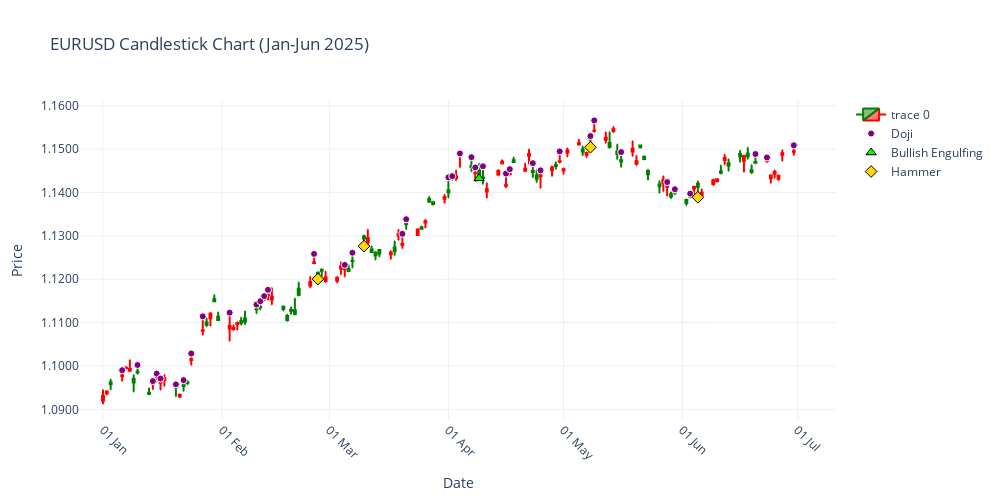

Here is the notebook cell this chart was saved with:
### Code cell
df.index = pd.to_datetime(df.index)



fig.update_xaxes(
    title_text="Date",
    type="date",                   # Force datetime handling
    tickformat="%d %b",            # e.g., 01 Jan
    dtick="M1",                    # Tick every month
    tickangle=45
)

### Figure 1 — Plotly figure (JSON) as saved in the notebook; plotly's stock layout.template omitted (floating-point values rounded to 4 significant figures; data arrays with more than 128 entries replaced by an {"elided": "..."} marker saying what was removed)
{"data": [{"close": {"elided": "129 float values"}, "decreasing": {"line": {"color": "red"}}, "high": {"elided": "129 float values"}, "increasing": {"line": {"color": "green"}}, "low": {"elided": "129 float values"}, "open": {"elided": "129 float values"}, "type": "candlestick", "whiskerwidth": 0.3, "x": {"elided": "129 str values"}}, {"marker": {"color": "purple", "line": {"color": "white", "width": 1}, "size": 7, "symbol": "circle"}, "mode": "markers", "name": "Doji", "type": "scatter", "x": ["2025-01-06T00:00:00", "2025-01-10T00:00:00", "2025-01-14T00:00:00", "2025-01-15T00:00:00", "2025-01-16T00:00:00", "2025-01-20T00:00:00", "2025-01-22T00:00:00", "2025-01-24T00:00:00", "2025-01-27T00:00:00", "2025-02-03T00:00:00", "2025-02-10T00:00:00", "2025-02-11T00:00:00", "2025-02-12T00:00:00", "2025-02-13T00:00:00", "2025-02-25T00:00:00", "2025-03-05T00:00:00", "2025-03-07T00:00:00", "2025-03-20T00:00:00", "2025-03-21T00:00:00", "2025-04-01T00:00:00", "2025-04-02T00:00:00", "2025-04-04T00:00:00", "2025-04-07T00:00:00", "2025-04-08T00:00:00", "2025-04-10T00:00:00", "2025-04-16T00:00:00", "2025-04-17T00:00:00", "2025-04-23T00:00:00", "2025-04-25T00:00:00", "2025-04-30T00:00:00", "2025-05-08T00:00:00", "2025-05-09T00:00:00", "2025-05-16T00:00:00", "2025-05-28T00:00:00", "2025-05-30T00:00:00", "2025-06-03T00:00:00", "2025-06-20T00:00:00", "2025-06-23T00:00:00", "2025-06-30T00:00:00"], "y": [1.099, 1.1, 1.097, 1.098, 1.097, 1.096, 1.097, 1.103, 1.111, 1.112, 1.114, 1.115, 1.116, 1.118, 1.126, 1.123, 1.126, 1.13, 1.134, 1.143, 1.144, 1.149, 1.148, 1.146, 1.146, 1.144, 1.145, 1.147, 1.145, 1.149, 1.153, 1.157, 1.149, 1.142, 1.141, 1.14, 1.149, 1.148, 1.151]}, {"marker": {"color": "lime", "line": {"color": "black", "width": 1}, "size": 9, "symbol": "triangle-up"}, "mode": "markers", "name": "Bullish Engulfing", "type": "scatter", "x": ["2025-04-09T00:00:00"], "y": [1.143]}, {"marker": {"color": "gold", "line": {"color": "black", "width": 1}, "size": 9, "symbol": "diamond"}, "mode": "markers", "name": "Hammer", "type": "scatter", "x": ["2025-02-26T00:00:00", "2025-03-10T00:00:00", "2025-05-08T00:00:00", "2025-06-05T00:00:00"], "y": [1.12, 1.128, 1.15, 1.139]}], "layout": {"height": 500, "title": {"text": "EURUSD Candlestick Chart (Jan-Jun 2025)"}, "width": 1000, "xaxis": {"autorange": true, "dtick": "M1", "range": ["2024-12-25 23:56:22.1958", "2025-07-11 00:03:37.8042"], "rangeslider": {"visible": false, "yaxis": {}}, "tickangle": 45, "tickformat": "%d %b", "title": {"text": "Date"}, "type": "date"}, "yaxis": {"autorange": true, "range": [1.088, 1.161], "tickformat": ".4f", "title": {"text": "Price"}, "type": "linear"}}}
